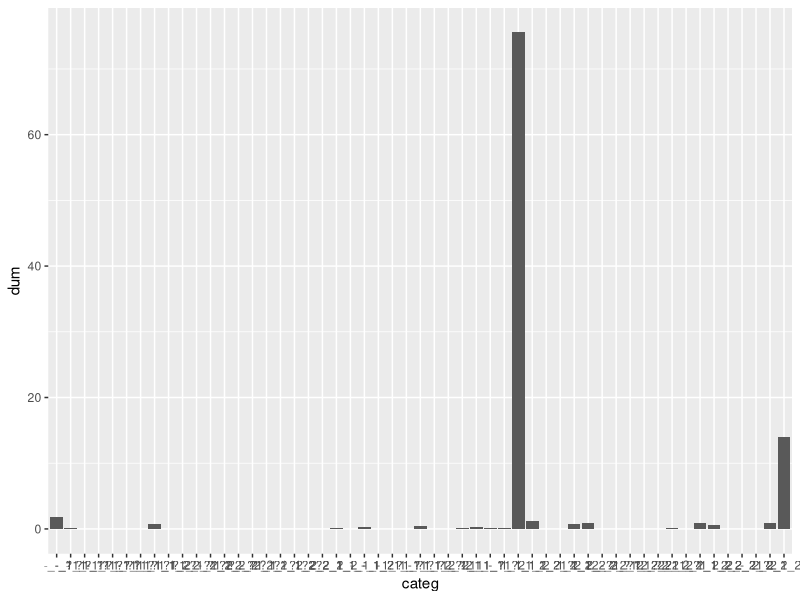
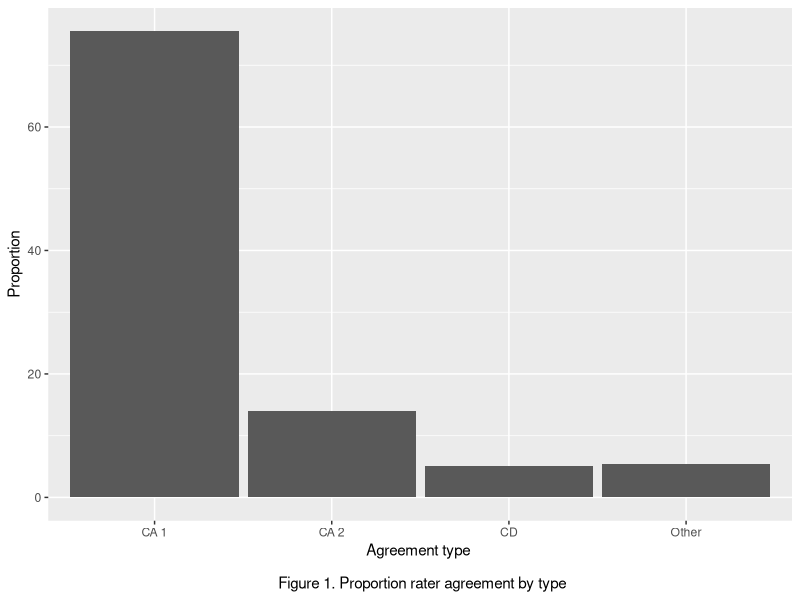
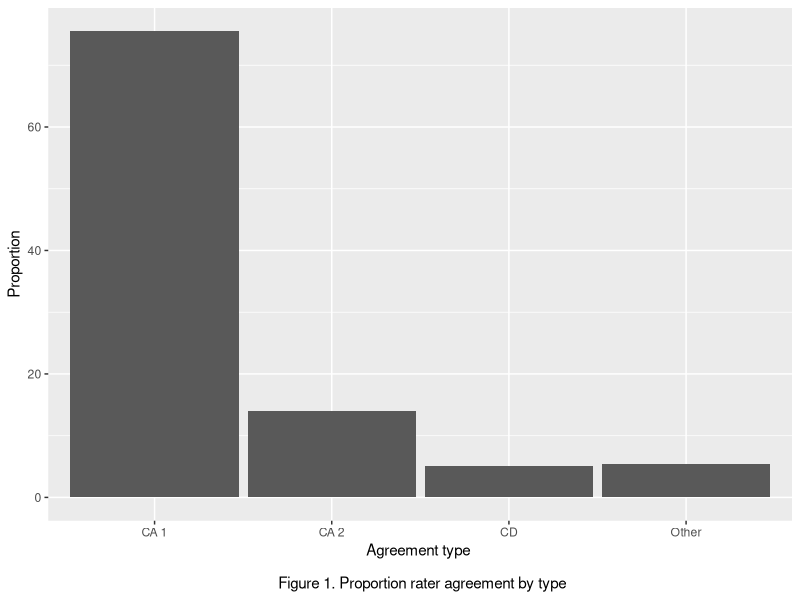

Here is the R script that generated these plots, in order: (Note: this script raises an error after producing the figures.)
#Load packages needed
library(ggplot2)
library(corrplot)

#set working directory
setwd("/Users/caitlin/Box Sync/1-Box Folders/Toronto Project/Git/HomonymNorms/FreeAssocNorms")

#Read in data
#FA = read.csv("./CleanedInput/free_associates.csv")
FA = read.csv("./CleanedInput/FAN Norms for analyses 10_22_17.csv")

#Delete cases for which Meaning_R1 or Meaning_R2 or Meaning_R23 = "-". 
#There were 39 cases where Meaning_R1 = "-",  84 cases where Meaning_R2 = '-', and X cases where Meaning_R3 = '-'
#FA = FA[FA$Meaning_R1  %in% c("1","2","?1","?2") & FA$Meaning_R2  %in% c("1","2","?1","?2") & FA$Meaning_R3  %in% c("1","2","?1","?2"),]
#FA = droplevels(FA)

#Delete cases for which Meaning_R1 or Meaning_R2 or Meaning_R23 = "3 | 4". 
FA = FA[FA$Meaning_R1  %in% c("1","2","?1","?2", "-") & FA$Meaning_R2  %in% c("1","2","?1","?2", "-") & FA$Meaning_R3  %in% c("1","2","?1","?2", "-"),]
FA = droplevels(FA)

#Convert Meaning_R1 and Meaning_R2 to character vectors of the concatenated values
FA$categ = as.factor(paste(FA$Meaning_R1,FA$Meaning_R2, FA$Meaning_R3, sep = "_"))
FA$dum = 1;

#
n = nrow(FA)
su = aggregate(dum ~ categ, data = FA, FUN=length)
su$dum = su$dum/n*100

ggplot(su, aes(x=categ,y=dum))+geom_bar(stat="identity")


#Make plot for two raters
#su$gr = "Disagreement";
#su[su$categ == "1_1_1" | su$categ == "2_2_2",]$gr = "Certain Agreement";
#su[su$categ == "?1_?1_?1" | su$categ == "?1_?1_1" | 
        #su$categ == "?1_1_?1" | su$categ == "?1_1_1" | su$categ == "?2_2_2" | su$categ == "1_1_?1" | su$categ == "2_?2_?2" | su$categ == "2_?2_2"| su$categ == "2_2_?2",]$gr = "Uncertain Agreement";						
#override very low representative levels
#su$s_categ = "All"
#su[su$categ == "1_1" | su$categ == "2_2",]$s_categ = su[su$categ == "1_1" | su$categ == "2_2",]$categ
#ggplot(su, aes(x=s_categ,y=dum))+geom_bar(stat="identity", width = 1) + facet_grid(~gr,scale="free_x")


#Proportion  agreement, disagreement, certain agreement, certain disagreement
summary(FA$categ)
nrow(FA)

#Make plot for three raters
su$gr2 = "Other";
su[su$categ == "1_1_1",]$gr2 = "CA 1";
su[su$categ == "2_2_2",]$gr2 = "CA 2"
#su[su$categ == "?1_?1_?1" | su$categ == "?1_?1_1" | 
        #su$categ == "?1_1_?1" | su$categ == "?1_1_1" | 
        #su$categ == "?2_2_2" | su$categ == "1_1_?1" | 
        #su$categ == "2_?2_?2" | su$categ == "2_?2_2"| su$categ == "2_2_?2",]$gr2 = "UA";
su[su$categ == "2_1_1" | su$categ == "2_1_2" | su$categ == "1_1_2" | su$categ == "1_2_1" | su$categ == "1_2_2" | su$categ == "2_2_1",]$gr2 = "CD"; 				
#su[su$categ == "?2_1_2" | su$categ == "?2_2_1" | su$categ == "1_2_?1" |su$categ == "2_1_?1" | su$categ == "2_2_?1" | su$categ == "?1_1_2"| su$categ == "?1_2_?1"| 
        #su$categ == "?1_2_1" | su$categ == "?1_2_2" | su$categ == "?2_?1_1" |su$categ == "?2_1_1" | su$categ == "1_?1_?1" | su$categ == "1_?1_1"| su$categ == "1_?1_2"|
        #su$categ == "1_?2_?2" | su$categ == "1_?2_1" | su$categ == "1_1_?2" |su$categ == "1_2_?2" | su$categ == "2_?2_1" | su$categ == "2_?1_?1"| su$categ == "2_?1_1",]$gr2 = "UD";
#su[su$categ == "-_-_-",]$gr2 = "OtherMeaning_A"   
#su[su$categ == "?2_-_2" |su$categ == "?1_-_1" |su$categ == "2_-_2" |su$categ == "1_1_-" |su$categ == "?2_2_-" |su$categ == "?2_2_2" |su$categ == "?1_2_-" |su$categ == "1_-_-" 
   #|su$categ == "1_-_1" |su$categ == "1_-_2" |su$categ == "1_?1_-" |su$categ == "2_2_-" |su$categ == "?1_?1_-" |su$categ == "?2_1_-" |su$categ == "-_1_1" ,]$gr2 = "PartDom_A"

     												
xtabs(dum~gr2, data=su)

#ggplot(su, aes(x=s_categ,y=dum))+geom_bar(stat="identity", width = 1) + facet_grid(~gr2,scale="free_x")
     #This still has panels

plot1 <- ggplot(su, aes(x=gr2,y=dum))+geom_bar(stat="identity", width = .95)
plot1 + labs(x="Agreement type \n \n Figure 1. Proportion rater agreement by type", y="Proportion") 
ggsave("./Output/AgreementFigure.tiff")


###END PLOT SECTION###

#Make copy of database
trend <- FA[FA$categ == "1_1" | FA$categ == "2_2", ]
#nr = nrow(trend)
tot = aggregate(dum ~ probe, data = trend, FUN = length)
M1 = aggregate(dum ~ probe, data = trend[trend$categ == '1_1', ], FUN = length)
M2 = aggregate(dum ~ probe, data = trend[trend$categ == '2_2', ], FUN = length)

colnames(tot)[2] = 'tot'
colnames(M1)[2] = "M1"
colnames(M2)[2] = "M2"

all = merge(tot, M1, by = 'probe', all.x = TRUE)
all = merge (all, M2, by = 'probe', all.x = TRUE)

all[is.na(all$M1), ]$M1 = 0
all[is.na(all$M2), ]$M2 = 0

all$max = pmax(all[,3], all[,4]) 


all$biggestFAN = all$max/all$tot

hist(all$biggestFAN)
nrow(all)
#Import files

     #Check OLD -  not identical beween files, need to manually reinspect

eDomNorms <- read.csv("./CleanedInput/eDom_norms.csv")
eDomNorms$imag = as.numeric(eDomNorms$imag)
     eDomNorms$sp1p2 = NULL
     eDomNorms$sp1p3 = NULL  
     eDomNorms$sp1p4 = NULL 
     eDomNorms$sp1p5 = NULL
     eDomNorms$sp1p6 = NULL
     eDomNorms$dictsp1p2 = NULL
     eDomNorms$dictsp1p3 = NULL  
     eDomNorms$dictsp1p4 = NULL 
     eDomNorms$dictsp1p5 = NULL
     eDomNorms$dictsp1p6 = NULL
     eDomNorms$NumSenses = NULL
     eDomNorms$NumMeanings = NULL
     #eDomNorms$U = NULL
     
eLex <- read.table("./CleanedInput/elexiconData.subsetsOfAmbiguous.txt", sep = "\t", header = TRUE)
     eLex$biggest = NULL
     eLex$dominance = NULL
#TwilleyUnion <- read.table("./CleanedInput/elexiconData.Union.Twilley.subsetsOfAmbiguous.txt", sep = "\t", header = TRUE)
     #TwilleyUnion$ACC = NULL
     #TwilleyUnion$RT = NULL
     #TwilleyUnion$signTest = NULL
     #TwilleyUnion$dominance = NULL
     #TwilleyUnion$biggest = NULL
     #TwilleyUnion$Twilleyp1 = NULL
     #TwilleyUnion$Twilleyp2 = NULL
     #TwilleyUnion$Twilleyp3 = NULL
     #TwilleyUnion$Obs = NULL
     #TwilleyUnion$Length = NULL
     


Descriptives <- read.table("./CleanedInput/itemData.ALL590ambiguous.txt", sep = "\t", header = TRUE)
     Descriptives$MRC_Imag.f <- as.numeric(Descriptives$MRC_Imag.f) 
     Descriptives$SingleWordOrPhrase = NULL
     Descriptives$NONE_EMPTYLINEINOTHERFILE = NULL
Twilley <-  read.table("./CleanedInput/itemMeans.dominance.Twilley.subsetsOfAmbiguous.txt", sep = "\t", header = TRUE)
     Twilley$dominance = NULL
     Twilley$biggest = NULL
     Twilley$signTest = NULL

#Merge files. NOTE: will need to go back through this and check to see what are exact replicates. Correlation = 1 then NULL.
eDomNorms <- merge(eDomNorms, eLex, by.x = "word", by.y = "Word", all.x = TRUE)
#eDomNorms <- merge(eDomNorms, TwilleyUnion, by.x = "word", by.y = "Word", all.x = TRUE)
eDomNorms <- merge(eDomNorms, Descriptives, by.x = "word", by.y = "word_LOWERCASE", all.x = TRUE)
eDomNorms <- merge(eDomNorms, Twilley, by.x = "word", by.y = "word", all.x = TRUE)




     #Merge in 4 new files into EDom norms, keep all.x although they should overlap except for the Twilley norms which are a subset
          #Rerun everything, check to see if correlates with ELP

#merge in to file
merged <- merge(eDomNorms, all, by.x = "word", by.y = "probe", all.x = TRUE)

#Correlation between eDom norms and FA norms
     #Note: might want to do Spearman or nonparametric correlation.
     #Violation of normality. Check assumptions of Spearman
     #Need to carefully consider how to deal with ties
cor(merged$biggest, merged$biggestFAN, method = "spearman")
no_ones <- merged[merged$biggest.y != 1, ]
cor(no_ones$biggest, no_ones$biggestFAN, method = "spearman")
cor(no_ones$biggest, no_ones$biggestFAN)



mergedclean = merged
mergedclean$word = NULL
mergedclean$wordCaseSensitive = NULL
mergedclean$Word_CASE_SENSITIVE = NULL
mergedclean$SouthFloridaAssociation_target = NULL
mergedclean$Word_CASE_SENSITIVE = NULL


M = cor(mergedclean)

FM = as.data.frame(M)

M[is.na(M)] <- 0
#col <- colorRampPalette(c("#BB4444", "#EE9988", "#FFFFFF", "#77AADD", "#4477AA"))
#corrplot(M, method = "number", type = "upper")

#From: http://www.sthda.com/english/wiki/visualize-correlation-matrix-using-correlogram

# mat : is a matrix of data
# ... : further arguments to pass to the native R cor.test function
cor.mtest <- function(mat, ...) {
     mat <- as.matrix(mat)
     n <- ncol(mat)
     p.mat<- matrix(NA, n, n)
     diag(p.mat) <- 0
     for (i in 1:(n - 1)) {
          for (j in (i + 1):n) {
               tmp <- cor.test(mat[, i], mat[, j], ...)
               p.mat[i, j] <- p.mat[j, i] <- tmp$p.value
          }
     }
     colnames(p.mat) <- rownames(p.mat) <- colnames(mat)
     p.mat
}
# matrix of the p-value of the correlation
p.mat <- cor.mtest(M)
head(p.mat[, 1:5])

col <- colorRampPalette(c("#4477AA", "#77AADD", "#FFFFFF","#EE9988" , "#BB4444"))
pdf("./Output/PLT.pdf")
PLT1 <- corrplot(M, method="color", col=col(400),  
         type="upper", order="hclust", 
         #addCoef.col = "black", # Add coefficient of correlation
         tl.cex = .5, tl.col="black", tl.srt=45, #Text label color and rotation
         # Combine with significance
         p.mat = p.mat, sig.level = 0.05, insig = "blank", 
         # hide correlation coefficient on the principal diagonal
         diag=FALSE 
)
dev.off()

pdf("./Output/PLT2.pdf")
PLT2 <- corrplot(M, method="color", col=col(400),  
                type="upper", order="hclust", 
                #addCoef.col = "black", # Add coefficient of correlation
                tl.cex = .5, tl.col="black", tl.srt=45, #Text label color and rotation
                # Combine with significance
                p.mat = p.mat, sig.level = 0.15, insig = "blank", 
                # hide correlation coefficient on the principal diagonal
                diag=FALSE 
)
dev.off()

#####



#check what happens when do all cors that have data


M = cor(mergedclean,use="pairwise.complete.obs")
p.mat <- cor.mtest(M)

FM = as.data.frame(M)

M[is.na(M)] <- 0
p.mat <- cor.mtest(M)

pdf("./Output/PLT3.pdf")
PLT3 <- corrplot(M, method="color", col=col(400),  
                 type="upper", order="hclust", 
                 #addCoef.col = "black", # Add coefficient of correlation
                 tl.cex = .5, tl.col="black", tl.srt=45, #Text label color and rotation
                 # Combine with significance
                 p.mat = p.mat, sig.level = 0.05, insig = "blank", 
                 # hide correlation coefficient on the principal diagonal
                 diag=FALSE 
)
dev.off()


a=rownames(FM)
b = as.numeric(FM$ACC)
c = cbind(a,b)
#--> shows that accuracy is correlated with biggest, not U or biggestFAN.  cor is in wroong dir, however

a=rownames(FM)
b = as.numeric(FM$RT)
c = cbind(a,b)
#---> shows strongest cor is U, followed by biggestFAN, then biggest (which were comparable, but
#opposite directions

#Note: there is a conflict that needs to be resolved with OLD - there are variations. 
acc.lm = lm(ACC ~Length + biggest +LgSUBTLWF + OLD.x + BG_Sum + NPhon + NSyll + NumSenses + transitive_verb + intransitive_verb + noun, data = merged)
print(summary(acc.lm))

rt.lm = lm(RT ~Length + biggest +LgSUBTLWF + OLD.x + BG_Sum + NPhon + NSyll + NumSenses + transitive_verb + intransitive_verb + noun, data = merged)
print(summary(rt.lm))


#Drop all observations from merged that have more than 10 senses
nohybrids <- merged[merged$NumSenses < 10, ]


acc.lm = lm(ACC ~Length + biggest +LgSUBTLWF + OLD.x + BG_Sum + NPhon + NSyll + NumSenses + transitive_verb + intransitive_verb + noun, data = nohybrids)
print(summary(acc.lm))

rt.lm = lm(RT ~Length + biggest +LgSUBTLWF + OLD.x + BG_Sum + NPhon + NSyll + NumSenses + transitive_verb + intransitive_verb + noun, data = nohybrids)
print(summary(rt.lm))

#Substitute biggestFAN
acc.lm = lm(ACC ~Length + biggestFAN +LgSUBTLWF + OLD.x + BG_Sum + NPhon + NSyll + NumSenses + transitive_verb + intransitive_verb + noun, data = nohybrids)
print(summary(acc.lm))

rt.lm = lm(RT ~Length + biggestFAN +LgSUBTLWF + OLD.x + BG_Sum + NPhon + NSyll + NumSenses + transitive_verb + intransitive_verb + noun, data = nohybrids)
print(summary(rt.lm))

#Substitute biggestFAN
acc.lm = lm(ACC ~Length + U +LgSUBTLWF + OLD.x + BG_Sum + NPhon + NSyll + NumSenses + transitive_verb + intransitive_verb + noun, data = nohybrids)
print(summary(acc.lm))

rt.lm = lm(RT ~Length + U +LgSUBTLWF + OLD.x + BG_Sum + NPhon + NSyll + NumSenses + transitive_verb + intransitive_verb + noun, data = nohybrids)
print(summary(rt.lm))

cor.test(merged$biggestFAN, merged$biggest)
cor.test(merged$biggestFAN, merged$U)
cor.test(merged$U, merged$biggest)

#when returning to analyses, need to run simple correlations between 3 variables above for all dataset (max obs) vs union of three sets
     #use complete.obs, not pairwise.complete.obs



     

